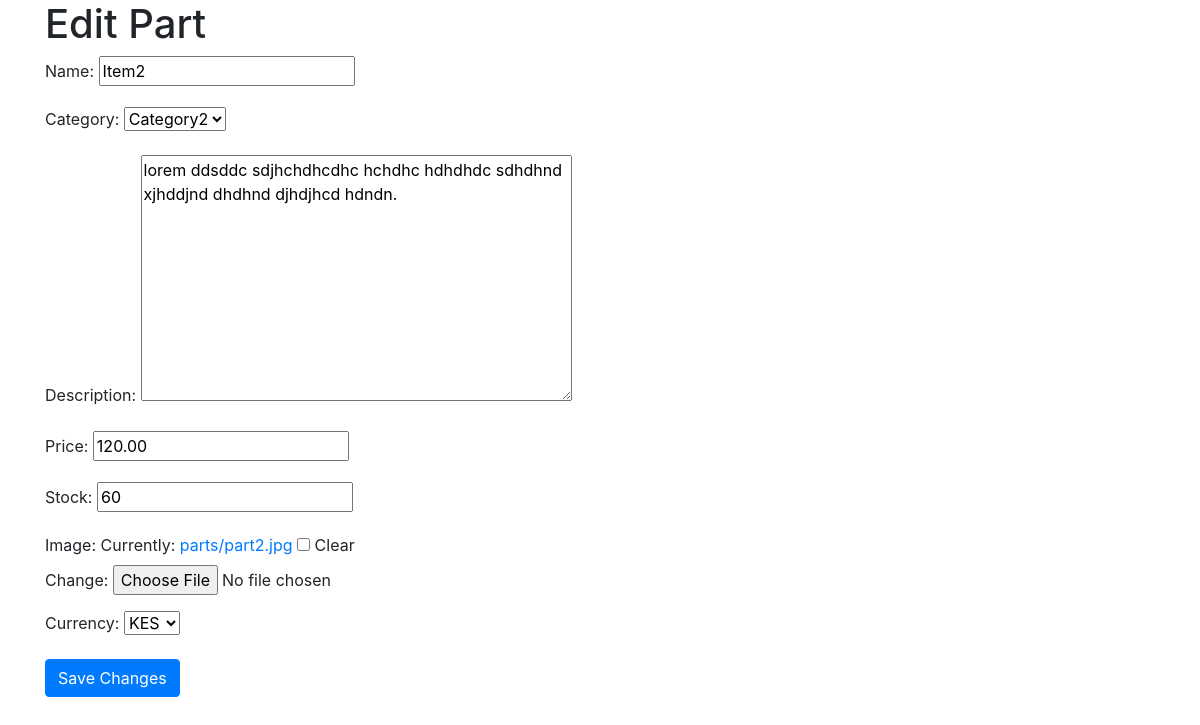
Screenshot of /edit_part/2/ with the database file from the repository.
### core/models.py (models this page shows, shortened)
class Part(models.Model):
    name = models.CharField(max_length=100)
    category = models.ForeignKey(Category, on_delete=models.CASCADE)
    description = models.TextField(blank=True, null=True)
    price = models.DecimalField(max_digits=10, decimal_places=2)
    stock = models.IntegerField()
    image = models.ImageField(upload_to='parts/', null=True, blank=True)
    currency = models.CharField(max_length=3, default='KES')

class Category(models.Model):
    name = models.CharField(max_length=100)
    description = models.TextField(blank=True, null=True)
    image = models.ImageField(upload_to='categories/', blank=True, null=True)
    def __str__(self):
        return self.name

### core/views.py (the view)
# urls.py: path('edit_part/<int:part_id>/', views.edit_part, name='edit_part'),
def edit_part(request, part_id):
    part = get_object_or_404(Part, id=part_id)
    if request.method == 'POST':
        form = PartForm(request.POST, request.FILES, instance=part)
        if form.is_valid():
            part.currency = form.cleaned_data['currency']
            part.save()
            return redirect('part_detail', part_id=part.id)
    else:
        form = PartForm(instance=part)
    return render(request, 'core/edit_part.html', {'form': form})

### core/forms.py
class PartForm(forms.ModelForm):
    CURRENCY_CHOICES = [
        ('KES', 'KES'),
        ('USD', 'USD'),
        ('EUR', 'EUR'),
        ('GBP', 'GBP'),
    ]
    currency = forms.ChoiceField(choices=CURRENCY_CHOICES, initial='KES')
    class Meta:
        model = Part
        fields = ['name', 'category', 'description', 'price', 'stock', 'image', 'currency']

### core/templates/core/edit_part.html (shortened to what this page needs)
<!DOCTYPE html>
<html lang="en">
<head>
    <link rel="stylesheet" href="https://stackpath.bootstrapcdn.com/bootstrap/4.5.2/css/bootstrap.min.css">
</head>
<body>
    <div class="container">
        <h1>Edit Part</h1>
        <form method="post" enctype="multipart/form-data">
            {{ form.as_p }}
            <button type="submit" class="btn btn-primary">Save Changes</button>
        </form>
    </div>
</body>
</html>

### rows the page displays
Part: name "Item2", category "Category2", description "lorem ddsddc sdjhchdhcdhc hchdhc hdhdhdc sdhdhnd xjhddjnd dhdhnd djhdjhcd hdndn.", price "120.00", stock "60", currency "KES"
